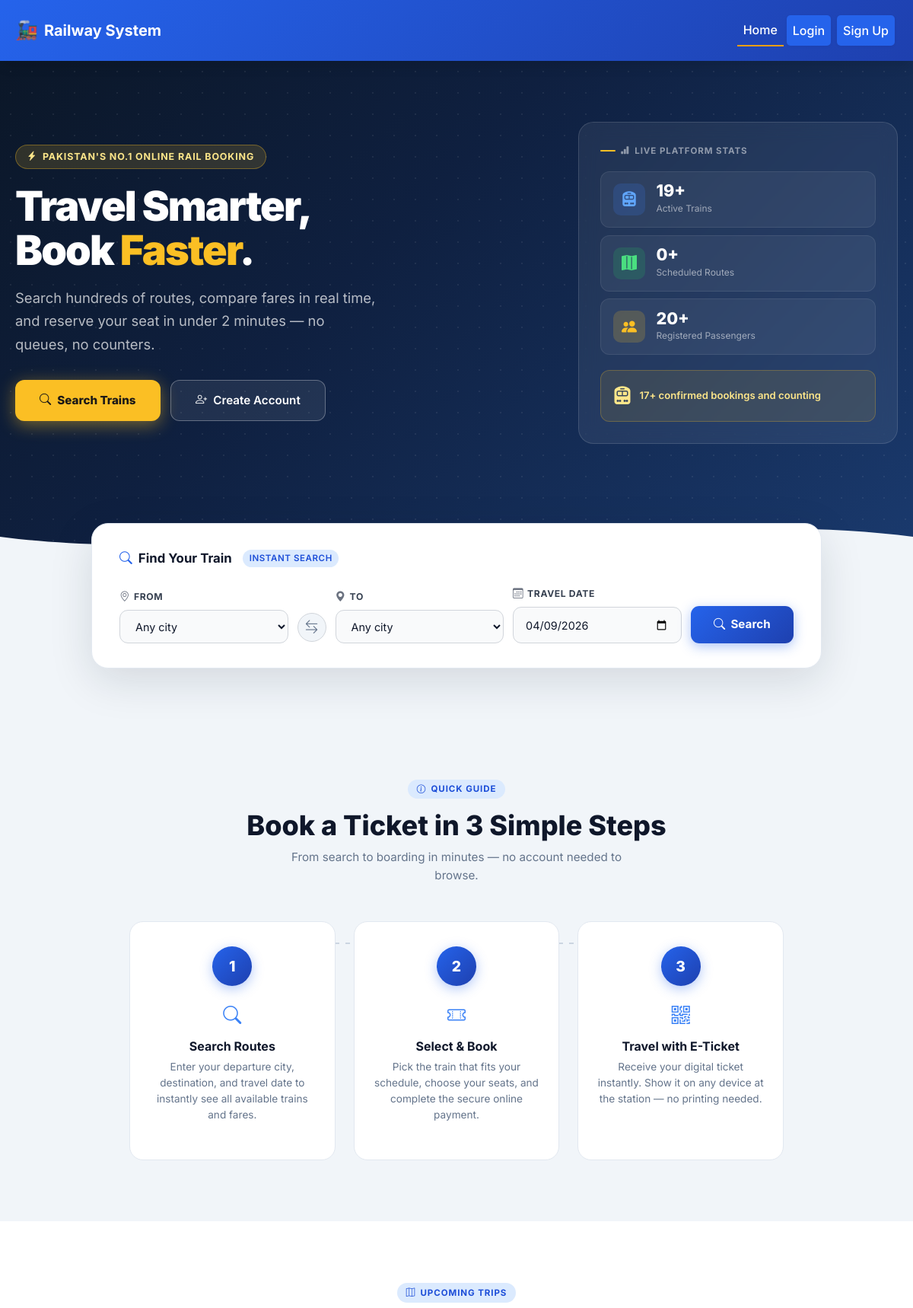
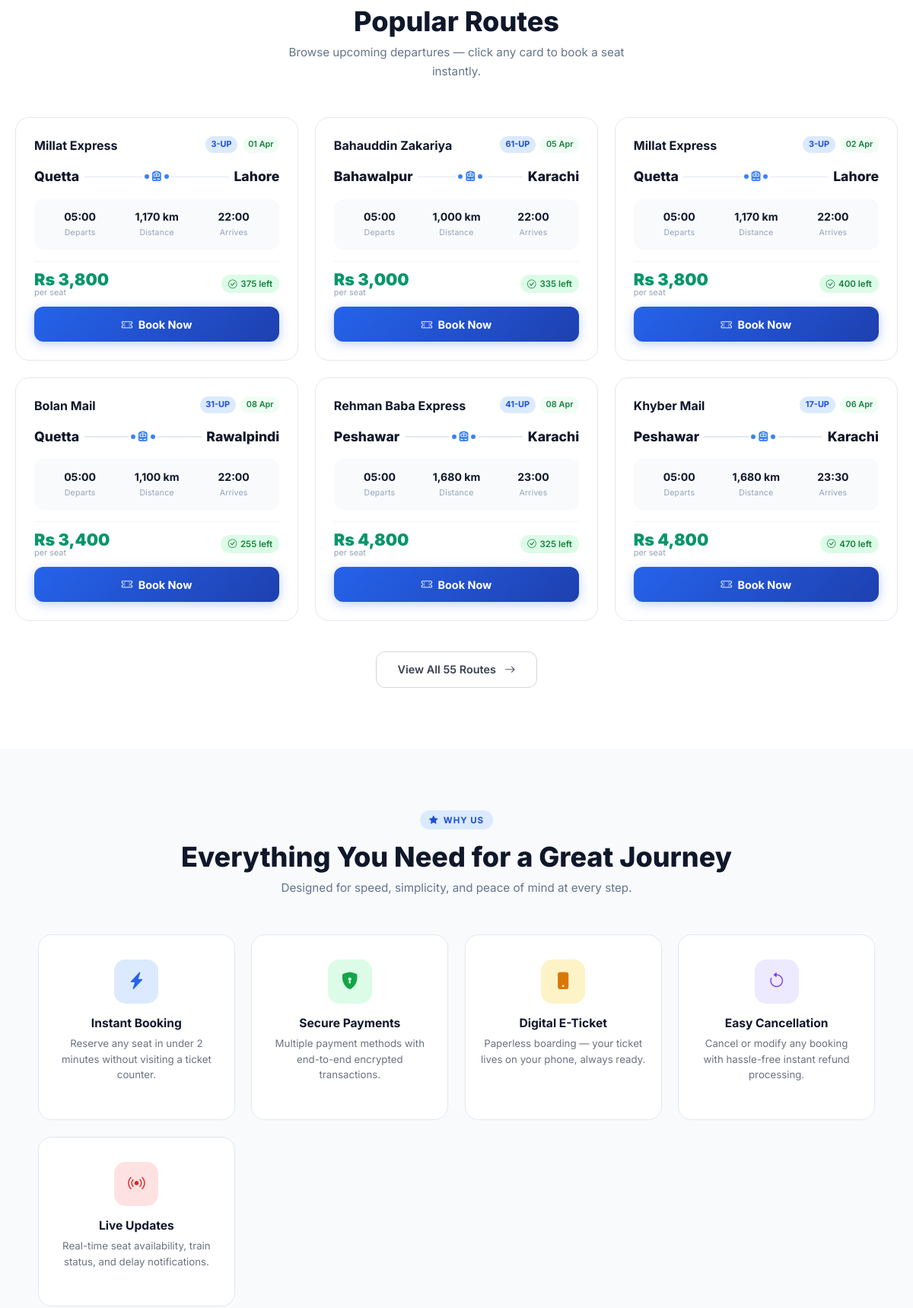
The page /index.php (upper part) on the database its author committed (2 pictures, top to bottom).
### tables this page shows
CREATE TABLE IF NOT EXISTS routes (
    route_id INT PRIMARY KEY AUTO_INCREMENT,
    train_id INT NOT NULL,
    departure_city VARCHAR(100) NOT NULL,
    arrival_city VARCHAR(100) NOT NULL,
    departure_time TIME NOT NULL,
    arrival_time TIME NOT NULL,
    distance_km DECIMAL(10, 2),
    base_fare DECIMAL(10, 2) NOT NULL,
    journey_date DATE NOT NULL,
    available_seats INT NOT NULL,
    status ENUM('scheduled', 'cancelled', 'completed') DEFAULT 'scheduled',
    created_at TIMESTAMP DEFAULT CURRENT_TIMESTAMP,
    updated_at TIMESTAMP DEFAULT CURRENT_TIMESTAMP ON UPDATE CURRENT_TIMESTAMP,
    FOREIGN KEY (train_id) REFERENCES trains(train_id) ON DELETE CASCADE,
    UNIQUE KEY unique_train_date (train_id, journey_date)
);

CREATE TABLE IF NOT EXISTS trains (
    train_id INT PRIMARY KEY AUTO_INCREMENT,
    train_name VARCHAR(100) NOT NULL,
    train_number VARCHAR(50) UNIQUE NOT NULL,
    train_type VARCHAR(50) NOT NULL,
    total_seats INT NOT NULL,
    available_seats INT NOT NULL,
    status ENUM('active', 'inactive', 'maintenance') DEFAULT 'active',
    created_at TIMESTAMP DEFAULT CURRENT_TIMESTAMP,
    updated_at TIMESTAMP DEFAULT CURRENT_TIMESTAMP ON UPDATE CURRENT_TIMESTAMP
);

### index.php (the view, shortened to what the rows shown need)
<?php
require_once 'config/database.php';
require_once 'src/classes/Database.php';
require_once 'src/classes/Train.php';
$db = new Database();
$db->connect();
$train = new Train($db);
$search_from = isset($_GET['departure_city']) ? trim($_GET['departure_city']) : '';
$search_to   = isset($_GET['arrival_city'])   ? trim($_GET['arrival_city'])   : '';
$search_date = isset($_GET['journey_date'])   ? trim($_GET['journey_date'])   : '';
$has_search  = $search_from !== '' || $search_to !== '' || $search_date !== '';
$show_all    = isset($_GET['show_all']);
if ($has_search) {
    $conn  = $db->getConnection();
    $where = ["r.status = 'scheduled'", "r.journey_date >= CURDATE()"];
    if ($search_from) $where[] = "r.departure_city = '" . $conn->real_escape_string($search_from) . "'";
    if ($search_to)   $where[] = "r.arrival_city   = '" . $conn->real_escape_string($search_to)   . "'";
    if ($search_date) $where[] = "r.journey_date   = '" . $conn->real_escape_string($search_date)  . "'";
    $sql    = "SELECT r.*, t.train_name, t.train_number FROM routes r JOIN trains t ON r.train_id = t.train_id WHERE " . implode(' AND ', $where) . " ORDER BY r.journey_date, r.departure_time";
    $routes = $db->select($sql) ?: [];
} else {
    $routes = $train->getAllRoutes() ?: [];
}
require_once 'inc/header.php';
?>
<section class="ix-hero">
    <div class="ix-hero-inner">
        <div>
            <h1>Travel Smarter,<br>Book <em>Faster</em>.</h1>
        </div>
    </div>
</section>
<div class="ix-how">
    <div class="ix-section-head">
        <h2>Book a Ticket in 3 Simple Steps</h2>
    </div>
</div>
<div class="ix-routes-band" id="routes">
    <div class="ix-section-head">
        <?php if ($has_search): ?>
        <div class="ix-section-badge"><i class="bi bi-search"></i> Search Results</div>
        <h2>
            <?= count($routes) ?> route<?= count($routes) !== 1 ? 's' : '' ?> found
        </h2>
        <p>
            <?php
            $parts = [];
            if ($search_from) $parts[] = 'from <strong>' . htmlspecialchars($search_from) . '</strong>';
            if ($search_to)   $parts[] = 'to <strong>'   . htmlspecialchars($search_to)   . '</strong>';
            if ($search_date) $parts[] = 'on <strong>'   . date('D, d M Y', strtotime($search_date)) . '</strong>';
            echo implode(' ', $parts);
            ?>
            &nbsp;·&nbsp; <a href="index.php" style="font-size:.85rem;">Clear search</a>
        </p>
        <?php else: ?>
        <h2><?= $show_all ? 'All Available Routes' : 'Popular Routes' ?></h2>
        <?php endif; ?>
    </div>
    <div class="ix-routes-grid">
        <?php if ($routes): ?>
            <?php foreach (($has_search || $show_all) ? $routes : array_slice($routes, 0, 6) as $route): ?>
            <?php
                $seats = (int)$route['available_seats'];
                if ($seats > 20)      { $seatClass = 'high'; $seatIcon = 'bi-check-circle'; }
                elseif ($seats > 10)  { $seatClass = 'mid';  $seatIcon = 'bi-exclamation-circle'; }
                else                  { $seatClass = 'low';  $seatIcon = 'bi-x-circle'; }
                $journeyDate = !empty($route['journey_date']) ? date('d M', strtotime($route['journey_date'])) : '';
            ?>
            <div class="ix-route-card">
                <div class="ix-rc-top">
                    <span class="train-name"><?= htmlspecialchars($route['train_name']) ?></span>
                    <div class="badges">
                        <span class="badge-num"><?= htmlspecialchars($route['train_number']) ?></span>
                        <?php if ($journeyDate): ?>
                        <span class="badge-date"><?= $journeyDate ?></span>
                        <?php endif; ?>
                    </div>
                </div>
                <div class="ix-rc-route">
                    <span class="city"><?= htmlspecialchars($route['departure_city']) ?></span>
                    <span class="rc-connector">
                        <span class="line"></span>
                        <span class="dot"></span>
                        <span class="train-ic"><i class="bi bi-train-front-fill"></i></span>
                        <span class="dot"></span>
                        <span class="line"></span>
                    </span>
                    <span class="city"><?= htmlspecialchars($route['arrival_city']) ?></span>
                </div>
                <div class="ix-rc-meta">
                    <div>
                        <div class="m-val"><?= date('H:i', strtotime($route['departure_time'])) ?></div>
                        <div class="m-lbl">Departs</div>
                    </div>
                    <div>
                        <div class="m-val"><?= number_format($route['distance_km'], 0) ?> km</div>
                        <div class="m-lbl">Distance</div>
                    </div>
                    <div>
                        <div class="m-val"><?= date('H:i', strtotime($route['arrival_time'])) ?></div>
                        <div class="m-lbl">Arrives</div>
                    </div>
                </div>
                <div class="ix-rc-footer">
                    <div class="fare">
                        Rs <?= number_format($route['base_fare'], 0) ?>
                        <small>per seat</small>
                    </div>
                    <span class="seats-badge <?= $seatClass ?>">
                        <i class="bi <?= $seatIcon ?>"></i> <?= $seats ?> left
                    </span>
                </div>
                <a href="book.php?route_id=<?= (int)$route['route_id'] ?>" class="btn-book-ix">
                    <i class="bi bi-ticket-perforated me-1"></i> Book Now
                </a>
            </div>
            <?php endforeach; ?>
        <?php endif; ?>
    </div>
</div>
<div class="ix-features-band">
    <div class="ix-section-head">
        <h2>Everything You Need for a Great Journey</h2>
    </div>
</div>
<?php require_once 'inc/footer.php'; ?>

### rows shown on the page
routes: train.train_name "Millat Express", train.train_number "3-UP", journey_date "01 Apr", departure_city "Quetta", arrival_city "Lahore", departure_time "05:00", distance_km "1,170", arrival_time "22:00", base_fare "3,800", available_seats "375"
routes: train.train_name "Bahauddin Zakariya", train.train_number "61-UP", journey_date "05 Apr", departure_city "Bahawalpur", arrival_city "Karachi", departure_time "05:00", distance_km "1,000", arrival_time "22:00", base_fare "3,000", available_seats "335"
routes: train.train_name "Millat Express", train.train_number "3-UP", journey_date "02 Apr", departure_city "Quetta", arrival_city "Lahore", departure_time "05:00", distance_km "1,170", arrival_time "22:00", base_fare "3,800", available_seats "400"
routes: train.train_name "Bolan Mail", train.train_number "31-UP", journey_date "08 Apr", departure_city "Quetta", arrival_city "Rawalpindi", departure_time "05:00", distance_km "1,100", arrival_time "22:00", base_fare "3,400", available_seats "255"
routes: train.train_name "Rehman Baba Express", train.train_number "41-UP", journey_date "08 Apr", departure_city "Peshawar", arrival_city "Karachi", departure_time "05:00", distance_km "1,680", arrival_time "23:00", base_fare "4,800", available_seats "325"
routes: train.train_name "Khyber Mail", train.train_number "17-UP", journey_date "06 Apr", departure_city "Peshawar", arrival_city "Karachi", departure_time "05:00", distance_km "1,680", arrival_time "23:30", base_fare "4,800", available_seats "470"

### other values the page prints
$total_trains "19"
$total_routes "0"
$total_users "20"
$total_bookings "17"
count($routes) "55"
